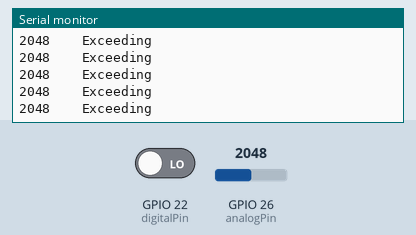
A sketch run on a simulated ESP32. Shown: the last lines printed to the serial monitor. Inputs (shaded band) come from the test bench; at power-on: GPIO 22 (digitalPin) LOW, GPIO 26 (analogPin) = 2048.

Above: at 1.2 s.
1.3 s: GPIO 22 (digitalPin) driven HIGH
At 1.31 s:
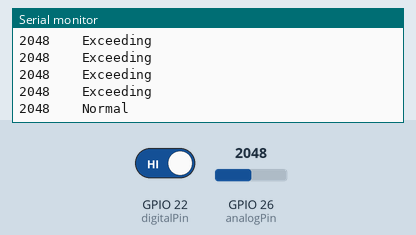
3.2 s: GPIO 26 (analogPin) set to 2866
At 3.21 s:
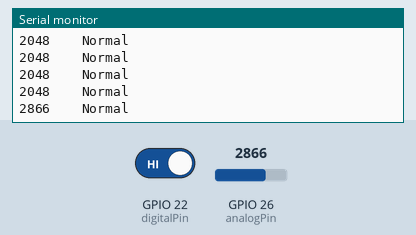
4.7 s: GPIO 26 (analogPin) set to 3603
At 4.72 s:
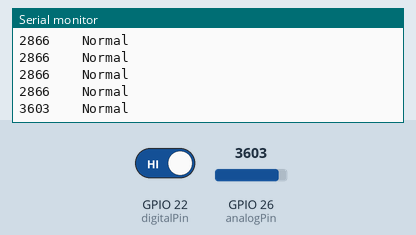
6.2 s: GPIO 22 (digitalPin) driven LOW
At 6.22 s:
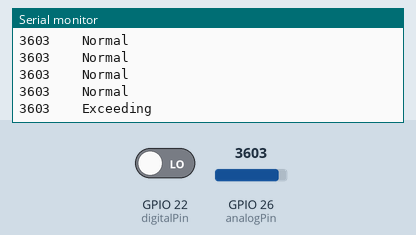
Timing chart, 0 to 8.7 s (numbered marks = the images above; inputs shaded):
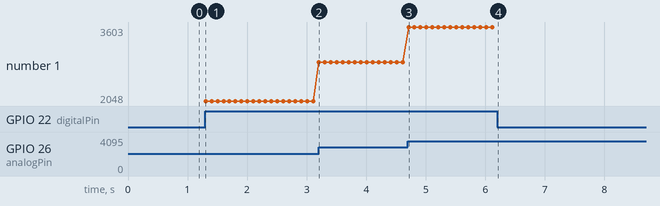

Measured:
- after the input at 1.3 s, the serial monitor: prints a new line at once (image 1)
- after the input at 3.2 s, the serial monitor: prints a new line at once (image 2)
- after the input at 4.7 s, the serial monitor: prints a new line at once (image 3)
- after the input at 6.2 s, the serial monitor: prints a new line at once (image 4)
- plotted number 1: 2048 → 2866 after the input at 3.2 s, 2866 → 3603 after the input at 4.7 s

The sketch:

MQ-2.ino
```cpp
/*
 * Keyes Starter Kit for Raspberry Pi Pico
 * lesson 24
 * MQ2
*/
//烟雾传感器两个管脚，分别接22、26
int digitalPin =  22;
int analogPin = 26;
//以下两个变量分别存放数字信号与模拟信号
int analogVal = 0;
int digitalVal = 0;

void setup() {
  Serial.begin(9600); //设置波特率为9600
  pinMode(digitalPin, INPUT); //数字引脚22设置为输入模式
}

void loop() {
  analogVal = analogRead(analogPin);  //读取模拟信号
  digitalVal = digitalRead(digitalPin);  //读取数字信号
  Serial.print(analogVal);
  if (digitalVal == 1) {
    Serial.println("    Normal");
  }
  else {
    Serial.println("    Exceeding");
  }
  delay(100); //延时100毫秒

}
```
